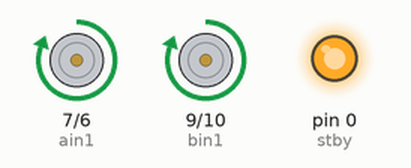
Simulated run of this sketch. Board: Arduino Uno, built with avr-gcc and run on an emulated ATmega328P. On the bench: motor-driver pin pairs drawn as motors (green arrow = first pin HIGH = forward, orange = second pin HIGH = backward, longer = more drive, scaled by the enable pin, stopped while the standby pin is LOW), output pins drawn as LEDs (lit = HIGH).

Above: at 2.5 s.
At 7.5 s:
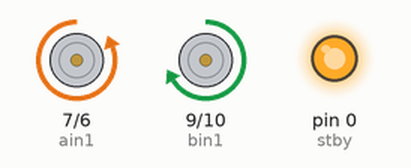
At 12.5 s:
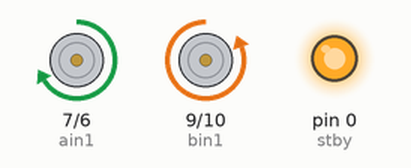
At 17.5 s:
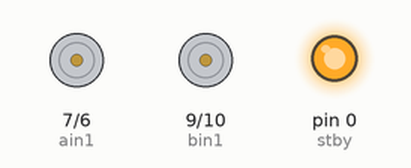
Timing chart, 0 to 26.0 s (numbered marks = the images above):
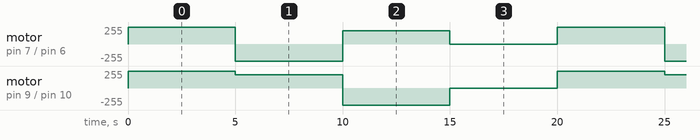

Measured:
- by itself, motor on pin 7 (ain1) / pin 6 (ain2): repeats every 20.0 s: backward 255/255 5.0 s, forward 200/255 5.0 s, stopped 5.0 s, forward 255/255 5.0 s
- by itself, motor on pin 9 (bin1) / pin 10 (bin2): repeats every 20.0 s: forward 200/255 5.0 s, backward 255/255 5.0 s, stopped 5.0 s, forward 255/255 5.0 s

The sketch:

puenteHF289.ino
```cpp
//motor izquierdo
const int pwma=5;
const int ain2=6;
const int ain1=7;
//activa el controlador
const int stby=0;
//motor derecho
const int bin1=9;
const int bin2=10;
const int pwmb=11;
void setup() {
  pinMode(pwma,OUTPUT);
  pinMode(ain2,OUTPUT);
  pinMode(ain1,OUTPUT);
  pinMode(stby,OUTPUT);
  pinMode(bin1,OUTPUT);
  pinMode(bin2,OUTPUT);
  pinMode(pwmb,OUTPUT);

  //activar el controlador
  digitalWrite(stby,1);
}

void loop() {
  adelante(); //llamo la función
  analogWrite(pwma,255); //Defino su velocidd motor izquierdo
  analogWrite(pwmb,255) ;//Defino su velocidd motor derecho
  delay(5000);
  izquierda();
  analogWrite(pwma,255); //Defino su velocidd motor izquierdo
  analogWrite(pwmb,200); //Defino su velocidd motor derecho
  delay(5000);
  derecha();
  analogWrite(pwma,200); //Defino su velocidd motor izquierdo
  analogWrite(pwmb,255) ;//Defino su velocidd motor derecho
  delay(5000);
  detenido();
  analogWrite(pwma,0); //Defino su velocidd motor izquierdo
  analogWrite(pwmb,0); //Defino su velocidd motor derecho
  delay(5000);
  }

void adelante(){
  digitalWrite(ain2,0);//motor izquierdo
  digitalWrite(ain1,1);
  digitalWrite(bin1,1);//motor derecho
  digitalWrite(bin2,0);
}

void izquierda(){
  digitalWrite(ain2,1);//motor izquierdo atras
  digitalWrite(ain1,0);
  digitalWrite(bin1,1);//motor derecho delnte
  digitalWrite(bin2,0);
}
void derecha(){
  digitalWrite(ain2,0); // motor izquierdo adelante
  digitalWrite(ain1,1);
  digitalWrite(bin1,0); //motor izquierdo atrás
  digitalWrite(bin2,1);
}

void atras(){
  digitalWrite(ain2,1); // motor izquierdo atras
  digitalWrite(ain1,0);
  digitalWrite(bin1,0); //motor izquierdo atras
  digitalWrite(bin2,1);
}
void detenido(){
  digitalWrite(ain2,0); // motor izquierdo detenido
  digitalWrite(ain1,0);
  digitalWrite(bin1,0); //motor izquierdo detenido
  digitalWrite(bin2,0);
}
```
